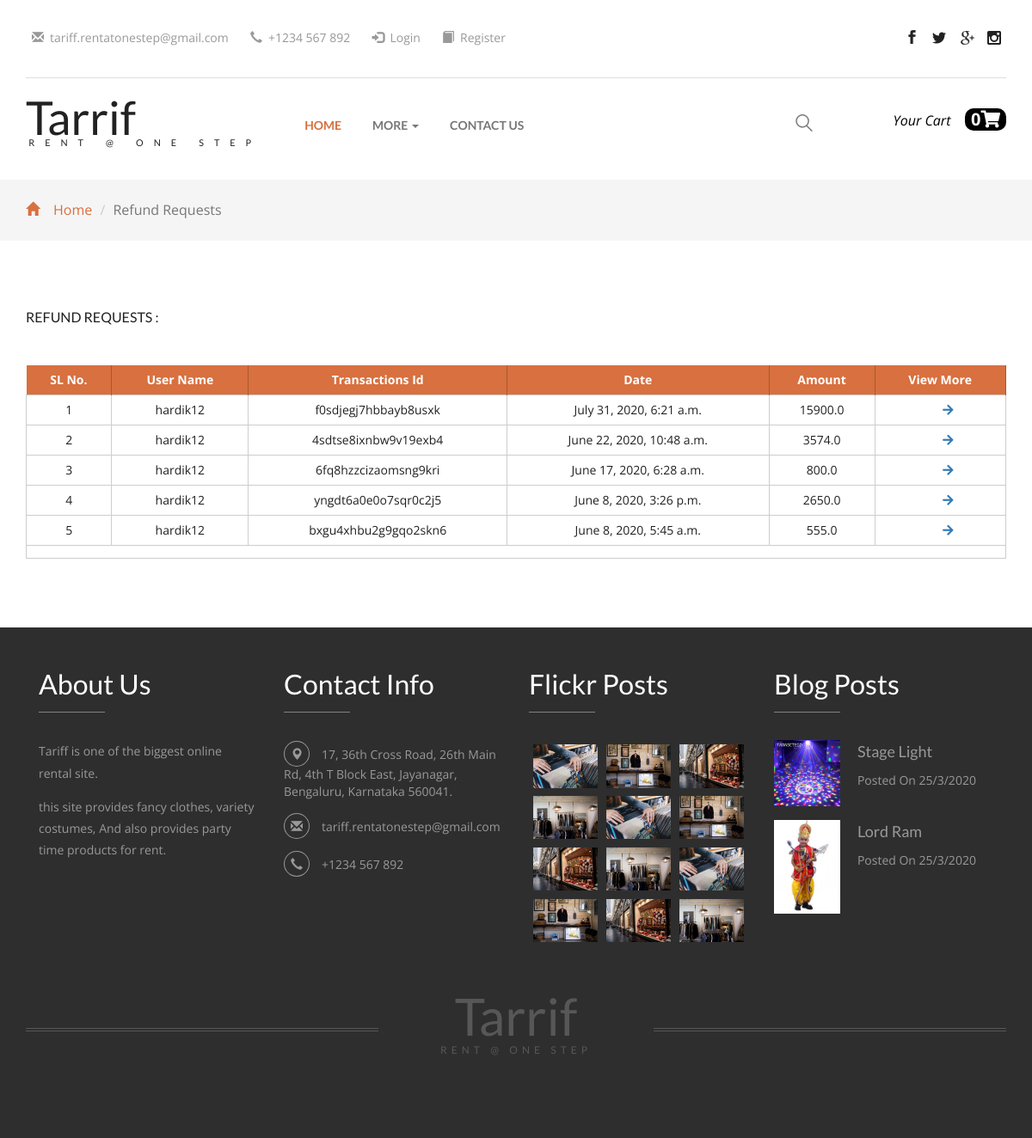
The app's page /Refund-Requests/ with its own data.
### core/models.py (models this page shows, shortened)
class Order(models.Model):
    user = models.ForeignKey(settings.AUTH_USER_MODEL,
                             on_delete=models.CASCADE)
    ref_code = models.CharField(max_length=20, blank=True, null=True)
    items = models.ManyToManyField(OrderItem)
    start_date = models.DateTimeField(auto_now_add=True)
    ordered_date = models.DateTimeField()
    ordered = models.BooleanField(default=False)
    shipping_address = models.ForeignKey(
        'Address', related_name='shipping_address', on_delete=models.SET_NULL, blank=True, null=True)
    billing_address = models.ForeignKey(
        'Address', related_name='billing_address', on_delete=models.SET_NULL, blank=True, null=True)
    payment = models.ForeignKey(
        'Payment', on_delete=models.SET_NULL, blank=True, null=True)
    coupon = models.ForeignKey(
        'Coupon', on_delete=models.SET_NULL, blank=True, null=True)
    being_delivered = models.BooleanField(default=False)
    received = models.BooleanField(default=False)
    refund_requested = models.BooleanField(default=False)
    refund_granted = models.BooleanField(default=False)
    '''
    1. Item added to cart
    2. Adding a billing address
    (Failed checkout)
    3.Coupon
    4. Payment
    (Preprocessing, processing, packaging etc.)
    5. Being delivered
    6. Received
    7. Refunds
    '''

class Payment(models.Model):
    stripe_charge_id = models.CharField(max_length=50)
    user = models.ForeignKey(settings.AUTH_USER_MODEL,
                             on_delete=models.SET_NULL, blank=True, null=True)
    amount = models.FloatField()
    receipt=models.BooleanField(default=0)
    timestamp = models.DateTimeField(auto_now_add=True)

### core/views.py (the view)
# urls.py: path('Refund-Requests/',refrq.as_view(), name='refrq'),
class refrq(ListView):
    queryset=Order.objects.filter(ordered=True,refund_requested=True,refund_granted=False).order_by('-ordered_date')
    template_name='rfrq.html'
    context_object_name='info'
    paginate_by = 5

### core/templatetags/cart_template_tags.py (called while the page is built)
@register.filter
def cart_item_count(user):
    if user.is_authenticated:
        qs = Order.objects.filter(user=user, ordered=False)
        if qs.exists():
            return qs[0].items.count()
    return 0

### templates/rfrq.html (shortened to what this page needs)
{% extends "base.html" %}
{% block body %}
	<div class="breadcrumbs">
		<div class="container">
			<ol class="breadcrumb breadcrumb1 animated wow slideInLeft" data-wow-delay=".5s">
				<li><a href="/"><span class="glyphicon glyphicon-home" aria-hidden="true"></span>Home</a></li>
				<li class="active">Refund Requests</li>
			</ol>
		</div>
	</div>
	<div class="checkout">
		<div class="container">
			<h3 class="animated wow slideInLeft" data-wow-delay=".5s"> Refund Requests : </h3>
			<div class="checkout-right animated wow slideInUp" data-wow-delay=".5s">
				<table class="timetable_sub">
					<thead>
						<tr>
							<th>SL No.</th>
              <th>User Name</th>
							<th>Transactions Id</th>
							<th>Date</th>
	            <th>Amount</th>
              <th>View More</th>
						</tr>
					</thead>
					{% for i in info %}
					<tr class="rem1">
						<td class="invert">{{ forloop.counter }}</td>
							<td class="invert">{{i.user.username}}</td>
							<td class="invert">{{i.ref_code}}</td>
							<td class="invert">{{i.ordered_date}}</td>
              <td  class="invert">{{i.payment.amount}}</td>
              <td  class="invert"><a href="{% url 'core:reason' pk=i.id %}"> &nbsp &nbsp &nbsp<i class="fa fa-arrow-right" aria-hidden="true"></i>
    </a></td>
					</tr>
					{% empty %}
          <tr>
	            <td colspan='6'>No Transactions</td>
	        </tr>
					{% endfor %}
	        <tr>
	            <td colspan="6"></td>
	        </tr>
          </table>
          </div>
        </div>
      </div>
{% endblock body %}

### static/css/style.css (style rules this page uses)
html, body { font-size: 100%; background: #fff; font-family: 'Open Sans', sans-serif; }
h1,h2,h3,h4,h5,h6 { font-family: 'Lato', sans-serif; margin:0; }
.banner-bottom,.new-collections,.checkout,.collections-bottom,.timer,.register,.products,.typo,.mail,.single,.login,.single-related-products { padding:5em 0; }
.breadcrumbs { padding:1.5em 0; background:#f5f5f5; }
.breadcrumb1 { padding:0; margin:0; }
.breadcrumb1 li { font-size:1em; color:#999; }
.breadcrumb1 li a { color:#d8703f; text-decoration:none; }
.breadcrumb1 li span { left: 0em; padding-right: 1em; color: #D8703F; }
ol { margin-bottom: 44px; }
.checkout h3 { font-size:1em; color:#212121; text-transform:uppercase; margin:0 0 3em; }
table.timetable_sub { width:100%; margin:0 auto; }
.timetable_sub thead { background: #004284; }
.timetable_sub th { background:#D8703F; color: #fff !important; text-transform: capitalize; font-size: 13px; border-right:1px solid #A95832; }
.timetable_sub th, .timetable_sub td { text-align: center; padding: 7px; font-size: 14px; color: #212121; }
.timetable_sub td { border:1px solid #CDCDCD; }

### records on screen
Order: user.username "hardik12", ref_code "f0sdjegj7hbbayb8usxk", ordered_date "July 31, 2020, 6:21 a.m.", payment.amount "15900.0"
Order: user.username "hardik12", ref_code "4sdtse8ixnbw9v19exb4", ordered_date "June 22, 2020, 10:48 a.m.", payment.amount "3574.0"
Order: user.username "hardik12", ref_code "6fq8hzzcizaomsng9kri", ordered_date "June 17, 2020, 6:28 a.m.", payment.amount "800.0"
Order: user.username "hardik12", ref_code "yngdt6a0e0o7sqr0c2j5", ordered_date "June 8, 2020, 3:26 p.m.", payment.amount "2650.0"
Order: user.username "hardik12", ref_code "bxgu4xhbu2g9gqo2skn6", ordered_date "June 8, 2020, 5:45 a.m.", payment.amount "555.0"

### other values on screen
{{ request.user|cart_item_count }} "0"
